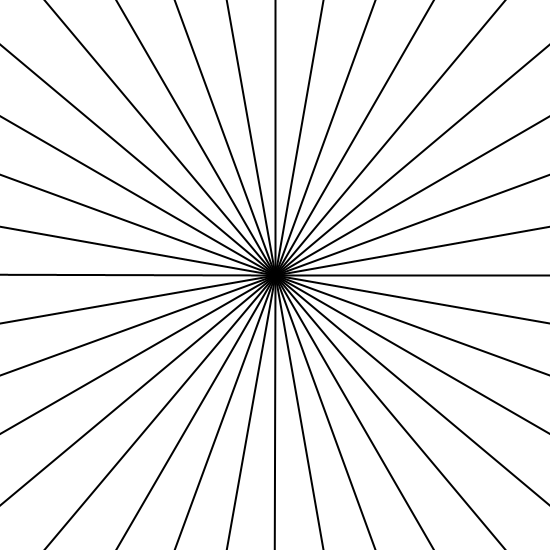
Frame 1 (no input)
Frame 60 (the mouse pressed at the canvas centre just before this capture): identical to frame 1, image omitted
Frame 120 (the mouse held since frame 60 and released just before this capture): blank canvas, image omitted

The Processing sketch that drew this single still picture (run headless with seeded random() and noise(); from frame 60 on, the mouse is pressed at the canvas centre):

// Processing sketch: polar_mouse
// ── polar_mouse.pde


float lineas = 36;
float radio;
float angulo = TWO_PI/lineas;

void setup(){
  size(550, 550);
  smooth();
  strokeWeight(2);
  stroke(0);

}


void draw(){
  background(255);
  radio = abs(dist(mouseX, mouseY, width/2, height/2));
  translate(width/2, height/2);
  for(int i = 0; i < lineas; i++){
    float x = cos(angulo*i) * radio;
    float y = sin(angulo*i) * radio;
    line(0, 0, x, y);
  }
}
